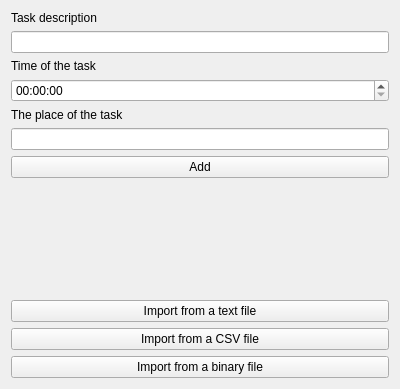
<?xml version="1.0" encoding="UTF-8"?>
<ui version="4.0">
 <class>AForm</class>
 <widget class="QWidget" name="AForm">
  <property name="geometry">
   <rect>
    <x>0</x>
    <y>0</y>
    <width>400</width>
    <height>389</height>
   </rect>
  </property>
  <property name="windowTitle">
   <string>Add a task</string>
  </property>
  <layout class="QGridLayout" name="gridLayout">
   <item row="0" column="0">
    <widget class="QLabel" name="taskLabel">
     <property name="text">
      <string>Task description</string>
     </property>
    </widget>
   </item>
   <item row="1" column="0">
    <widget class="QLineEdit" name="descLineEdit"/>
   </item>
   <item row="2" column="0">
    <widget class="QLabel" name="timeLabel">
     <property name="text">
      <string>Time of the task</string>
     </property>
    </widget>
   </item>
   <item row="3" column="0">
    <widget class="QTimeEdit" name="timeEdit"/>
   </item>
   <item row="4" column="0">
    <widget class="QLabel" name="placeLabel">
     <property name="text">
      <string>The place of the task</string>
     </property>
    </widget>
   </item>
   <item row="5" column="0">
    <widget class="QLineEdit" name="placeLineEdit"/>
   </item>
   <item row="6" column="0">
    <widget class="QPushButton" name="addButton">
     <property name="text">
      <string>Add</string>
     </property>
    </widget>
   </item>
   <item row="7" column="0">
    <spacer name="verticalSpacer">
     <property name="orientation">
      <enum>Qt::Vertical</enum>
     </property>
     <property name="sizeHint" stdset="0">
      <size>
       <width>20</width>
       <height>83</height>
      </size>
     </property>
    </spacer>
   </item>
   <item row="8" column="0">
    <widget class="QPushButton" name="txtImportButton">
     <property name="text">
      <string>Import from a text file</string>
     </property>
    </widget>
   </item>
   <item row="9" column="0">
    <widget class="QPushButton" name="csvImportButton">
     <property name="text">
      <string>Import from a CSV file</string>
     </property>
    </widget>
   </item>
   <item row="10" column="0">
    <widget class="QPushButton" name="binImportButton">
     <property name="text">
      <string>Import from a binary file</string>
     </property>
    </widget>
   </item>
  </layout>
 </widget>
 <resources/>
 <connections/>
</ui>
